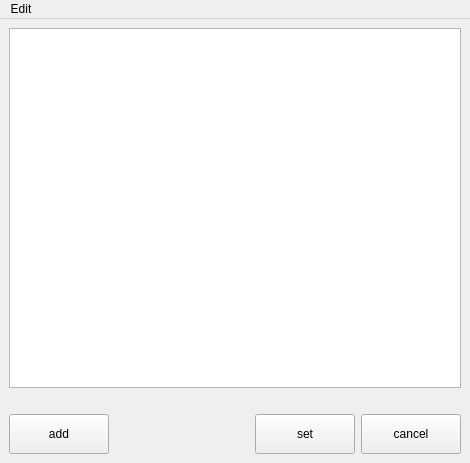
<?xml version="1.0" encoding="UTF-8"?>
<ui version="4.0">
 <class>MainWindow</class>
 <widget class="QMainWindow" name="MainWindow">
  <property name="geometry">
   <rect>
    <x>0</x>
    <y>0</y>
    <width>470</width>
    <height>463</height>
   </rect>
  </property>
  <property name="windowTitle">
   <string>MainWindow</string>
  </property>
  <widget class="QWidget" name="centralwidget">
   <layout class="QVBoxLayout" name="verticalLayout">
    <item>
     <widget class="View" name="tableView">
      <property name="wordWrap">
       <bool>false</bool>
      </property>
      <attribute name="horizontalHeaderDefaultSectionSize">
       <number>150</number>
      </attribute>
     </widget>
    </item>
    <item>
     <layout class="QHBoxLayout" name="horizontalLayout_2">
      <item>
       <spacer name="horizontalSpacer_2">
        <property name="orientation">
         <enum>Qt::Horizontal</enum>
        </property>
        <property name="sizeHint" stdset="0">
         <size>
          <width>40</width>
          <height>0</height>
         </size>
        </property>
       </spacer>
      </item>
      <item>
       <widget class="QLabel" name="commentLabel">
        <property name="text">
         <string/>
        </property>
       </widget>
      </item>
     </layout>
    </item>
    <item>
     <layout class="QHBoxLayout" name="horizontalLayout">
      <item>
       <widget class="QPushButton" name="addButton">
        <property name="minimumSize">
         <size>
          <width>100</width>
          <height>40</height>
         </size>
        </property>
        <property name="text">
         <string>add</string>
        </property>
       </widget>
      </item>
      <item>
       <spacer name="horizontalSpacer">
        <property name="orientation">
         <enum>Qt::Horizontal</enum>
        </property>
        <property name="sizeHint" stdset="0">
         <size>
          <width>40</width>
          <height>20</height>
         </size>
        </property>
       </spacer>
      </item>
      <item>
       <widget class="QPushButton" name="setButton">
        <property name="minimumSize">
         <size>
          <width>100</width>
          <height>40</height>
         </size>
        </property>
        <property name="text">
         <string>set</string>
        </property>
       </widget>
      </item>
      <item>
       <widget class="QPushButton" name="cancelButton">
        <property name="minimumSize">
         <size>
          <width>100</width>
          <height>40</height>
         </size>
        </property>
        <property name="text">
         <string>cancel</string>
        </property>
       </widget>
      </item>
     </layout>
    </item>
   </layout>
  </widget>
  <widget class="QMenuBar" name="menubar">
   <property name="geometry">
    <rect>
     <x>0</x>
     <y>0</y>
     <width>470</width>
     <height>21</height>
    </rect>
   </property>
   <widget class="QMenu" name="menuEdit">
    <property name="title">
     <string>Edit</string>
    </property>
    <addaction name="actionUndo"/>
    <addaction name="actionRedo"/>
    <addaction name="separator"/>
    <addaction name="actionCopy"/>
    <addaction name="actionPaste"/>
    <addaction name="separator"/>
    <addaction name="actionUp"/>
    <addaction name="actionDown"/>
    <addaction name="separator"/>
    <addaction name="actionDelete"/>
   </widget>
   <addaction name="menuEdit"/>
  </widget>
  <action name="actionCopy">
   <property name="text">
    <string>Copy</string>
   </property>
   <property name="shortcut">
    <string>Ctrl+C</string>
   </property>
  </action>
  <action name="actionPaste">
   <property name="text">
    <string>Paste</string>
   </property>
   <property name="shortcut">
    <string>Ctrl+V</string>
   </property>
  </action>
  <action name="actionUp">
   <property name="text">
    <string>Up</string>
   </property>
   <property name="shortcut">
    <string>Alt+Up</string>
   </property>
  </action>
  <action name="actionDown">
   <property name="text">
    <string>Down</string>
   </property>
   <property name="shortcut">
    <string>Alt+Down</string>
   </property>
  </action>
  <action name="actionDelete">
   <property name="text">
    <string>Delete</string>
   </property>
   <property name="shortcut">
    <string>Ctrl+Del</string>
   </property>
  </action>
  <action name="actionRedo">
   <property name="text">
    <string>Redo</string>
   </property>
   <property name="shortcut">
    <string>Ctrl+Shift+Z</string>
   </property>
  </action>
  <action name="actionUndo">
   <property name="text">
    <string>Undo</string>
   </property>
   <property name="shortcut">
    <string>Ctrl+Z</string>
   </property>
  </action>
 </widget>
 <customwidgets>
  <customwidget>
   <class>View</class>
   <extends>QTableView</extends>
   <header>rs.gui.table</header>
  </customwidget>
 </customwidgets>
 <resources/>
 <connections/>
</ui>
